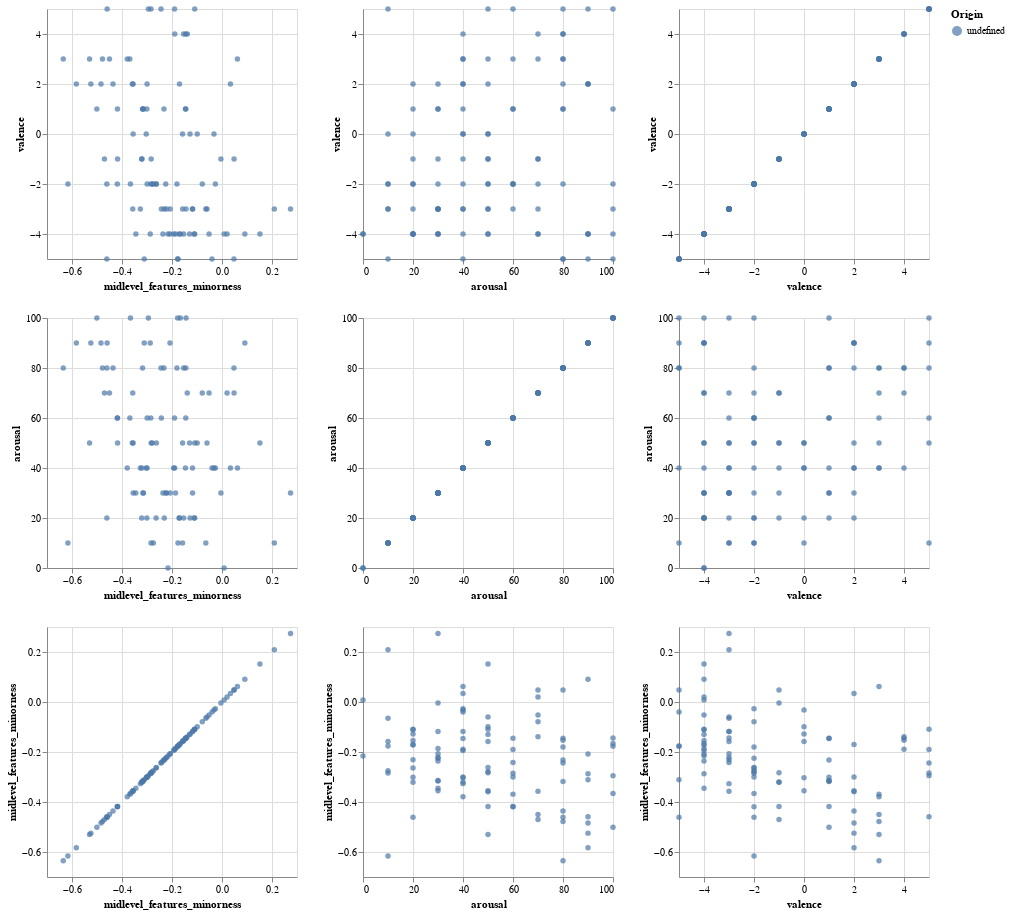

Source (notebook cell):
### Code cell
# at first i will look at the scatterplot matrix and look for a corelation there

# sampling to see the data in the scatterplots more clearly
number_of_samples = 100

alt.Chart(compare.sample(n=number_of_samples, random_state=1)).mark_circle().encode(
    alt.X(alt.repeat("column"), type='quantitative'),
    alt.Y(alt.repeat("row"), type='quantitative'),
    color='Origin:N',
    
).properties(width=250,height=250
            ).repeat(
    row=["valence","arousal","midlevel_features_minorness",],
    column=["valence","arousal","midlevel_features_minorness",][::-1]
)

### Figure 1 — Vega-Lite specification as saved in the notebook (floating-point values rounded to 4 significant figures)
{"config": {"view": {"continuousWidth": 400, "continuousHeight": 300}}, "repeat": {"column": ["midlevel_features_minorness", "arousal", "valence"], "row": ["valence", "arousal", "midlevel_features_minorness"]}, "spec": {"data": {"name": "data-9f621cdd9d2466588cab4fa5a35a88a3"}, "mark": "circle", "encoding": {"color": {"type": "nominal", "field": "Origin"}, "x": {"type": "quantitative", "field": {"repeat": "column"}}, "y": {"type": "quantitative", "field": {"repeat": "row"}}}, "height": 250, "width": 250}, "$schema": "https://vega.github.io/schema/vega-lite/v4.8.1.json", "datasets": {"data-9f621cdd9d2466588cab4fa5a35a88a3": [{"valence": -2, "arousal": 60, "midlevel_features_minorness": -0.4188}, {"valence": -4, "arousal": 0, "midlevel_features_minorness": 0.008489}, {"valence": 1, "arousal": 60, "midlevel_features_minorness": -0.1448}, {"valence": -2, "arousal": 40, "midlevel_features_minorness": -0.02658}, {"valence": 3, "arousal": 70, "midlevel_features_minorness": -0.4501}, {"valence": 0, "arousal": 50, "midlevel_features_minorness": -0.09914}, {"valence": -3, "arousal": 40, "midlevel_features_minorness": -0.3265}, {"valence": -5, "arousal": 10, "midlevel_features_minorness": -0.176}, {"valence": 2, "arousal": 20, "midlevel_features_minorness": -0.17}, {"valence": 1, "arousal": 100, "midlevel_features_minorness": -0.5006}, {"valence": -1, "arousal": 20, "midlevel_features_minorness": -0.3213}, {"valence": -3, "arousal": 70, "midlevel_features_minorness": -0.357}, {"valence": -4, "arousal": 20, "midlevel_features_minorness": -0.1535}, {"valence": 3, "arousal": 50, "midlevel_features_minorness": -0.5297}, {"valence": -4, "arousal": 50, "midlevel_features_minorness": 0.1517}, {"valence": -3, "arousal": 30, "midlevel_features_minorness": -0.1178}, {"valence": -4, "arousal": 20, "midlevel_features_minorness": -0.1114}, {"valence": -4, "arousal": 20, "midlevel_features_minorness": -0.1089}, {"valence": -4, "arousal": 0, "midlevel_features_minorness": -0.216}, {"valence": 5, "arousal": 50, "midlevel_features_minorness": -0.1091}, {"valence": -3, "arousal": 10, "midlevel_features_minorness": -0.06466}, {"valence": -2, "arousal": 100, "midlevel_features_minorness": -0.3662}, {"valence": -2, "arousal": 60, "midlevel_features_minorness": -0.2996}, {"valence": 5, "arousal": 10, "midlevel_features_minorness": -0.2839}, {"valence": 3, "arousal": 80, "midlevel_features_minorness": -0.4781}, {"valence": 5, "arousal": 100, "midlevel_features_minorness": -0.2945}, {"valence": 2, "arousal": 90, "midlevel_features_minorness": -0.484}, {"valence": -4, "arousal": 30, "midlevel_features_minorness": -0.2363}, {"valence": 3, "arousal": 40, "midlevel_features_minorness": -0.3789}, {"valence": 4, "arousal": 80, "midlevel_features_minorness": -0.1445}, {"valence": -5, "arousal": 100, "midlevel_features_minorness": -0.1774}, {"valence": -3, "arousal": 30, "midlevel_features_minorness": -0.2073}, {"valence": -3, "arousal": 50, "midlevel_features_minorness": -0.1576}, {"valence": -2, "arousal": 50, "midlevel_features_minorness": -0.2624}, {"valence": 3, "arousal": 80, "midlevel_features_minorness": -0.6349}, {"valence": 4, "arousal": 80, "midlevel_features_minorness": -0.1534}, {"valence": -2, "arousal": 10, "midlevel_features_minorness": -0.2746}, {"valence": -4, "arousal": 100, "midlevel_features_minorness": -0.1664}, {"valence": 0, "arousal": 40, "midlevel_features_minorness": -0.3031}, {"valence": -3, "arousal": 30, "midlevel_features_minorness": -0.2218}, {"valence": -3, "arousal": 30, "midlevel_features_minorness": 0.2741}, {"valence": -3, "arousal": 40, "midlevel_features_minorness": -0.1179}, {"valence": -3, "arousal": 20, "midlevel_features_minorness": -0.2309}, {"valence": -4, "arousal": 50, "midlevel_features_minorness": -0.1295}, {"valence": -4, "arousal": 30, "midlevel_features_minorness": -0.186}, {"valence": 2, "arousal": 40, "midlevel_features_minorness": 0.03383}, {"valence": -1, "arousal": 50, "midlevel_features_minorness": -0.2832}, {"valence": -5, "arousal": 80, "midlevel_features_minorness": -0.4606}, {"valence": -4, "arousal": 70, "midlevel_features_minorness": 0.02033}, {"valence": 2, "arousal": 30, "midlevel_features_minorness": -0.3554}, {"valence": 1, "arousal": 40, "midlevel_features_minorness": -0.1461}, {"valence": 3, "arousal": 60, "midlevel_features_minorness": -0.3685}, {"valence": 0, "arousal": 50, "midlevel_features_minorness": -0.3554}, {"valence": 0, "arousal": 20, "midlevel_features_minorness": -0.1278}, {"valence": -5, "arousal": 80, "midlevel_features_minorness": 0.04779}, {"valence": -4, "arousal": 40, "midlevel_features_minorness": -0.1937}, {"valence": -5, "arousal": 90, "midlevel_features_minorness": -0.311}, {"valence": 1, "arousal": 30, "midlevel_features_minorness": -0.3141}, {"valence": 5, "arousal": 60, "midlevel_features_minorness": -0.1899}, {"valence": 2, "arousal": 40, "midlevel_features_minorness": -0.2996}, {"valence": 0, "arousal": 10, "midlevel_features_minorness": -0.1578}, {"valence": -4, "arousal": 90, "midlevel_features_minorness": -0.208}, {"valence": -1, "arousal": 70, "midlevel_features_minorness": -0.4702}, {"valence": 1, "arousal": 60, "midlevel_features_minorness": -0.4182}, {"valence": -2, "arousal": 10, "midlevel_features_minorness": -0.6164}, {"valence": 2, "arousal": 90, "midlevel_features_minorness": -0.5826}, {"valence": -3, "arousal": 60, "midlevel_features_minorness": -0.2424}, {"valence": 3, "arousal": 40, "midlevel_features_minorness": 0.06168}, {"valence": -3, "arousal": 10, "midlevel_features_minorness": 0.2093}, {"valence": -2, "arousal": 50, "midlevel_features_minorness": -0.2789}, {"valence": -3, "arousal": 50, "midlevel_features_minorness": -0.06005}, {"valence": 1, "arousal": 20, "midlevel_features_minorness": -0.3006}, {"valence": -2, "arousal": 20, "midlevel_features_minorness": -0.4606}, {"valence": -3, "arousal": 100, "midlevel_features_minorness": -0.1438}, {"valence": -4, "arousal": 30, "midlevel_features_minorness": -0.3446}, {"valence": -5, "arousal": 40, "midlevel_features_minorness": -0.03999}, {"valence": 1, "arousal": 80, "midlevel_features_minorness": -0.3178}, {"valence": 5, "arousal": 80, "midlevel_features_minorness": -0.2439}, {"valence": -4, "arousal": 90, "midlevel_features_minorness": -0.2871}, {"valence": -2, "arousal": 30, "midlevel_features_minorness": -0.2249}, {"valence": -1, "arousal": 40, "midlevel_features_minorness": -0.3202}, {"valence": 0, "arousal": 40, "midlevel_features_minorness": -0.03209}, {"valence": -1, "arousal": 70, "midlevel_features_minorness": 0.04831}, {"valence": 2, "arousal": 50, "midlevel_features_minorness": -0.3588}, {"valence": -2, "arousal": 70, "midlevel_features_minorness": -0.07889}, {"valence": -2, "arousal": 20, "midlevel_features_minorness": -0.2636}, {"valence": -1, "arousal": 50, "midlevel_features_minorness": -0.4178}, {"valence": 2, "arousal": 80, "midlevel_features_minorness": -0.436}, {"valence": -2, "arousal": 60, "midlevel_features_minorness": -0.2848}, {"valence": -4, "arousal": 70, "midlevel_features_minorness": -0.05182}, {"valence": 4, "arousal": 40, "midlevel_features_minorness": -0.1888}, {"valence": -4, "arousal": 20, "midlevel_features_minorness": -0.1716}, {"valence": -2, "arousal": 80, "midlevel_features_minorness": -0.1801}, {"valence": 4, "arousal": 70, "midlevel_features_minorness": -0.139}, {"valence": 1, "arousal": 80, "midlevel_features_minorness": -0.2322}, {"valence": 1, "arousal": 30, "midlevel_features_minorness": -0.3164}, {"valence": -4, "arousal": 90, "midlevel_features_minorness": 0.09138}, {"valence": -1, "arousal": 30, "midlevel_features_minorness": -0.004362}, {"valence": 5, "arousal": 90, "midlevel_features_minorness": -0.4594}, {"valence": 2, "arousal": 90, "midlevel_features_minorness": -0.5245}]}}
